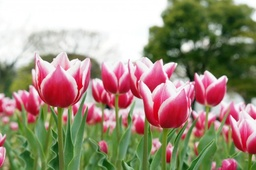
#> input picture photo.jpg, 256 x 170 px, shrunk from 520 x 346 before the run, found by its file name
$ jupyter execute MLStudy_exercise06_refactor.ipynb
#> lines starting #> are read from the running program, lines starting #| are printed output that depends on the picture
[cell 1]
import numpy as np
from numpy.random import randint
import matplotlib.pyplot as plt
from PIL import Image # PIL: Python Imaging Library
import urllib.request

### 0. 이미지 불러오기

[cell 2]
# 이미지 불러오기
urllib.request.urlretrieve(
    "https://raw.githubusercontent.com/jaehosung/ml4se/main/photo.jpg",
    "flower.jpg"
)
im = Image.open("flower.jpg")
#> im is the input picture: PIL image 256x170 RGB; mean R, G, B 160.3, 144.6, 126.3
print("Image size:", end=" ") # 520x346 이미지
print(im.size)
#| (256, 170)
plt.imshow(im)

# 이미지를 각 픽셀의 RGB 값을 가지는 1차원 list로 변환.
image_data = list(im.convert("RGB").getdata())
#> image_data = 43520 items
    # 179920(520x346) 길이의 (r,g,b) 튜플 list

### 0. k-평균법

1. 중심점의 초기값 $\mu$ 생성
2. 각 데이터가 속하는 중심점 $\mu$ 찾기
3. 새로운 중심점 계산 $\; (\mu_k = \frac{\sum_{n=1}^N r_{nk} \mathbf{x}_n}{\sum_{n=1}^N r_{nk}})$
4. J 감소폭이 0.1% 미만이면 중단 $\; (J = \sum_{k=1}^K \sum_{n=1}^N \left \{ r_{nk} \sum_{i=1}^D ([\mathbf{x}_n]_i - [\mu_k]_i )^2 \right \})$

[cell 3]
def calc_closest_cluster(x, mu_list):
    min_sq_dist = 256 * 256 * 3
    k = 0 # cluster index
    K = len(mu_list)

    for j in range(K):
        mu_j = mu_list[j]
        sq_dist = sum([x_i * x_i for x_i in x - mu_j])
        if sq_dist < min_sq_dist:
            min_sq_dist = sq_dist
            k = j

    return k, min_sq_dist

[cell 4]
def calc_new_clusters(x_list, mu_list):
    N = len(x_list)
    K = len(mu_list)

    mu_idx_list = np.zeros(N, dtype=int)
    x_sum_list = np.zeros((K,3))
    x_num_list = np.zeros(K, dtype=int)
    mu_list_new = [np.array([0,0,0])] * K
    J_new = 0.0

    for pixel_idx, x in enumerate(x_list):
        #x = np.array(x) # tuple -> ndarray
        k, min_sq_dist = calc_closest_cluster(x, mu_list)
        mu_idx_list[pixel_idx] = k
        x_sum_list[k] += x
        x_num_list[k] += 1
        J_new += min_sq_dist

    for i in range(K):
        if x_num_list[i] is not 0:  # 0으로 나누는 에러를 방지
            mu_list_new[i] = np.array(x_sum_list[i] / x_num_list[i], dtype=int)

    return mu_list_new, J_new, mu_idx_list, x_num_list

[cell 5]
# k-평균법 활용하여 클러스터링
def calc_k_means(image_data, K, MAX_ITER_NUM):

#> called with K = 3, MAX_ITER_NUM = 30
    x_list = image_data
#> x_list = 43520 items
        # 트레이닝 셋 데이터: (1차원 [(R,G,B)] list)
    mu_list = np.random.randint(256,size=(K,3))
        # 클러스터 대표점 리스트 [[r,g,b],...[r,g,b]]
        # 임의의 값으로 초기화.
    J = 0.0  # 제곱 에러(square error)

    for iter_num in range(MAX_ITER_NUM):
        mu_list_new, J_new, mu_idx_list, x_num_list = calc_new_clusters(x_list, mu_list)

        print("itration: %d" % (iter_num + 1))
        print("New centers:", end=" ")
        print([x.tolist() for x in mu_list_new])
        print("Num of data in each cluster:", end=" ")
        print(x_num_list)
        print("J=%d" % J_new)
        print("========================")

        # J의 변화가 0.1% 미만이면 종료
        if iter_num > 0 and J - J_new < J * 0.001:
            mu_list = mu_list_new

            print("J difference < 0.1%")
            print("Iteration ends")
            print("========================")
            break

        mu_list = mu_list_new
        J = J_new
#> this loop made 8 passes
#> (N in calc_new_clusters, J_new, x_num_list, J) on pass 1: (43520, 840442137, [16512, 15272, 11736], 840442137)
#> (N in calc_new_clusters, mu_list_new) on pass 2: (43520, [[0, 0, 0], [0, 0, 0], [0, 0, 0]])
#> (printed output is left out)

    return mu_list, mu_idx_list

[cell 6]
# 클러스터링된 대표색으로 새로운 이미지 생성.
# mu_list: {mu_k}, mu for each cluster (K clusters)
# mu_idx_list: {k_n}, k for each x_n (N points)
def calc_clustered_image_data(mu_list, mu_idx_list):
    new_image_data = [(0, 0, 0)] * len(mu_idx_list)

    for pixel_idx, point in enumerate(mu_idx_list):
        new_image_data[pixel_idx] = tuple(mu_list[mu_idx_list[pixel_idx]])

    return new_image_data

[cell 7]
# 파라미터 설정
K = 3 # the number of clusters
MAX_ITER_NUM = 30

print("========================")
print("Number of clusters: K=%d" % K)
print("========================")

# k-평균법 실행
mu_list, mu_idx_list = calc_k_means(image_data, K, MAX_ITER_NUM)
  # mu_list: {mu_k}, mu for each cluster (K clusters)
  # mu_idx_list: {k_n}, k for each x_n (N points)
clustered_image_data = calc_clustered_image_data(mu_list, mu_idx_list)

[cell 8]
# 그림으로 결과 출력
fig, axs = plt.subplots(1, 3, figsize=(16, 4))

# 기존 이미지 시각화
im.putdata(image_data)
axs[0].imshow(im)

# 클러스터링 이미지 시각화
im.putdata(clustered_image_data)  # k-평균법 사용하여 추출한 색만으로 이루어진 이미지
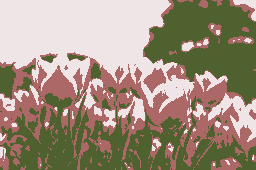
#> im: PIL image 256x170 RGB; mean R, G, B 159.8, 144.3, 125.7
axs[1].imshow(im)

# 추출된 색 시각화
axs[2].set_xticks(np.arange(0, len(mu_list), 1.0))
axs[2].set_yticks([])
for idx, rgb in enumerate(mu_list):
    axs[2].bar(idx, 1, color=np.array(rgb) / 255)
#> this loop made 3 passes
#> rgb on passes 1 to 3: [172, 104, 103], [239, 229, 231], [79, 97, 47]
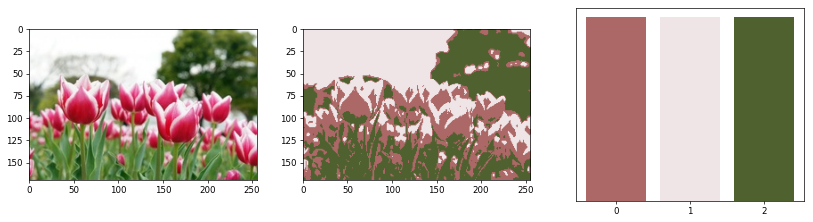
#> figure drawn by matplotlib, 3 panels
